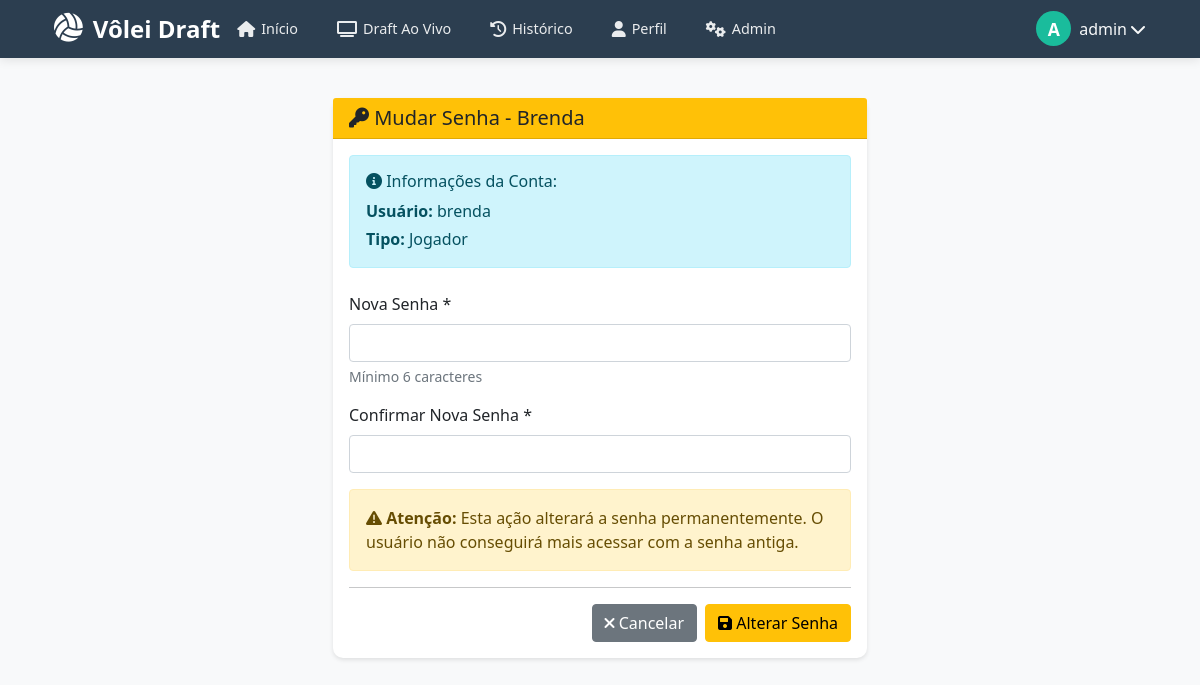
Screenshot of /admin/jogador/26/mudar_senha (signed in) with the database file from the repository.
### app.py (models this page shows, shortened)
class User(UserMixin, db.Model):
    id = db.Column(db.Integer, primary_key=True)
    username = db.Column(db.String(80), unique=True, nullable=False)
    password = db.Column(db.String(200), nullable=False)
    email = db.Column(db.String(120), unique=True, nullable=True)
    role = db.Column(db.String(20), nullable=False, default='jogador')
    jogador_id = db.Column(db.Integer, db.ForeignKey('jogador.id'))
    created_at = db.Column(db.DateTime, default=datetime.utcnow)
    last_login = db.Column(db.DateTime)
    foto_perfil = db.Column(db.String(200))
    jogador = db.relationship('Jogador', back_populates='user', uselist=False)

class Jogador(db.Model):
    id = db.Column(db.Integer, primary_key=True)
    nome = db.Column(db.String(100), nullable=False)
    apelido = db.Column(db.String(50))
    posicao = db.Column(db.String(50))
    nivel = db.Column(db.String(20), default='intermediario')
    telefone = db.Column(db.String(20))
    mensalista = db.Column(db.Boolean, default=False)
    mensalidade_paga = db.Column(db.Boolean, default=False)  # NOVO CAMPO
    data_inicio_mensalidade = db.Column(db.Date)  # NOVO CAMPO
    data_fim_mensalidade = db.Column(db.Date)  # NOVO CAMPO
    capitao = db.Column(db.Boolean, default=False)
    ordem_capitao = db.Column(db.Integer, default=0)
    ativo = db.Column(db.Boolean, default=True)
    data_cadastro = db.Column(db.DateTime, default=datetime.utcnow)
    rating = db.Column(db.Integer, default=1000)
    foto_perfil = db.Column(db.String(200))
    altura = db.Column(db.String(10))
    data_nascimento = db.Column(db.Date)
    cidade = db.Column(db.String(100))
    user = db.relationship('User', back_populates='jogador', uselist=False, cascade="all, delete-orphan")

### app.py (the view, shortened to what this page needs)
@app.route('/admin/jogador/<int:id>/mudar_senha', methods=['GET', 'POST'])
@admin_required
def mudar_senha_jogador(id):
    jogador = Jogador.query.get_or_404(id)
    if not jogador.user:
        flash('Jogador não possui usuário!', 'danger')
        return redirect(url_for('admin_jogadores'))
    return render_template('admin/mudar_senha.html', jogador=jogador)

### app.py (called while the page is built)
def admin_required(f):
    @wraps(f)
    def decorated_function(*args, **kwargs):
        if not current_user.is_authenticated or current_user.role != 'admin':
            flash('Acesso restrito a administradores!', 'danger')
            return redirect(url_for('login'))
        return f(*args, **kwargs)
    return decorated_function

@login_manager.user_loader
def load_user(user_id):
    return User.query.get(int(user_id))

@app.before_request
def check_profile_completion():
    if current_user.is_authenticated:
        exempt_routes = ['completar_perfil', 'logout', 'static', 'login']
        if request.endpoint in exempt_routes:
            return
        if current_user.role == 'admin':
            return
        if not current_user.jogador_id:
            if request.endpoint != 'completar_perfil':
                flash('Complete seu perfil de jogador para continuar.', 'info')
                return redirect(url_for('completar_perfil'))

@app.before_request
def verificar_permissao_capitao():
    if current_user.is_authenticated and current_user.jogador:
        if current_user.role == 'capitao' and not current_user.jogador.capitao:
            current_user.role = 'jogador'
            db.session.commit()
            print(f"⚠️ Corrigido: {current_user.username} não é mais capitão")
        elif current_user.jogador.capitao and current_user.role != 'capitao':
            current_user.role = 'capitao'
            db.session.commit()
            print(f"⚠️ Corrigido: {current_user.username} agora é capitão")

@app.context_processor
def utility_processor():
    return {
        'format_date': format_date_func,
        'get_jogador_nome': get_jogador_nome_func,
        'get_time_nome': get_time_nome_func,
        'get_posicao_display': get_posicao_display_func,
        'get_nivel_display': get_nivel_display_func,
        'calcular_idade': calcular_idade_func,
        'get_semana_atual': get_semana_atual,
        'datetime': datetime,
        'date': date,
        'get_dia_semana': get_dia_semana,
        'get_dia_semana_curto': get_dia_semana_curto,
        'obter_ciclo_das_configuracoes': obter_ciclo_das_configuracoes,
        'obter_jogadores_no_ciclo_atual': obter_jogadores_no_ciclo_atual,
    }

### templates/admin/mudar_senha.html (shortened to what this page needs)
{% extends "admin/base.html" %}
{% block admin_content %}
<div class="row justify-content-center">
    <div class="col-md-6">
        <div class="card">
            <div class="card-header bg-warning text-dark">
                <h5 class="mb-0">
                    <i class="fas fa-key"></i> Mudar Senha - {{ jogador.nome }}
                </h5>
            </div>
            <div class="card-body">
                <div class="alert alert-info mb-4">
                    <h6><i class="fas fa-info-circle"></i> Informações da Conta:</h6>
                    <p class="mb-1"><strong>Usuário:</strong> {{ jogador.user.username }}</p>
                    <p class="mb-0"><strong>Tipo:</strong> {{ jogador.user.role|title }}</p>
                </div>
                <form method="POST" action="{{ url_for('mudar_senha_jogador', id=jogador.id) }}">
                    <div class="mb-3">
                        <label for="nova_senha" class="form-label">Nova Senha *</label>
                        <input type="password" class="form-control" id="nova_senha" name="nova_senha"
                               minlength="6" required>
                        <div class="form-text">Mínimo 6 caracteres</div>
                    </div>
                    <div class="mb-3">
                        <label for="confirmar_senha" class="form-label">Confirmar Nova Senha *</label>
                        <input type="password" class="form-control" id="confirmar_senha" name="confirmar_senha"
                               minlength="6" required>
                    </div>
                    <div class="alert alert-warning">
                        <i class="fas fa-exclamation-triangle"></i>
                        <strong>Atenção:</strong> Esta ação alterará a senha permanentemente.
                        O usuário não conseguirá mais acessar com a senha antiga.
                    </div>
                    <hr>
                    <div class="d-grid gap-2 d-md-flex justify-content-md-end">
                        <a href="{{ url_for('admin_jogadores') }}" class="btn btn-secondary">
                            <i class="fas fa-times"></i> Cancelar
                        </a>
                        <button type="submit" class="btn btn-warning">
                            <i class="fas fa-save"></i> Alterar Senha
                        </button>
                    </div>
                </form>
            </div>
        </div>
    </div>
</div>
{% endblock %}

### templates/base.html (shortened to what this page needs)
<!DOCTYPE html>
<html lang="pt-BR">
<head>
    <link href="https://cdn.jsdelivr.net/npm/bootstrap@5.3.0/dist/css/bootstrap.min.css" rel="stylesheet">
    <link rel="stylesheet" href="https://cdn.jsdelivr.net/npm/bootstrap-icons@1.10.0/font/bootstrap-icons.css">
    <link href="https://cdn.jsdelivr.net/npm/bootstrap@5.1.3/dist/css/bootstrap.min.css" rel="stylesheet">
    <link rel="stylesheet" href="https://cdnjs.cloudflare.com/ajax/libs/font-awesome/6.0.0/css/all.min.css">
    <link rel="stylesheet" href="{{ url_for('static', filename='css/draft.css') }}">
</head>
<body>
    <nav class="nav-optimized">
        <div class="container">
            <div class="main-nav">
                <a class="nav-brand" href="{{ url_for('index') }}">
                    <i class="fas fa-volleyball-ball"></i>
                    <span>Vôlei Draft</span>
                </a>
                <ul class="nav-links">
                    <li class="nav-link-item">
                        <a class="nav-link {% if request.endpoint == 'index' %}active{% endif %}"
                        href="{{ url_for('index') }}">
                            <i class="fas fa-home"></i>
                            <span>Início</span>
                        </a>
                    </li>
                    <li class="nav-link-item">
                        <a class="nav-link {% if request.endpoint == 'draft_publico' %}active{% endif %}"
                        href="{{ url_for('draft_publico') }}">
                            <i class="fas fa-tv"></i>
                            <span>Draft Ao Vivo</span>
                        </a>
                    </li>
                    <li class="nav-link-item">
                        <a class="nav-link {% if request.endpoint == 'ver_times' %}active{% endif %}"
                        href="{{ url_for('ver_times') }}">
                            <i class="fas fa-history"></i>
                            <span>Histórico</span>
                        </a>
                    </li>
                    {% if current_user.is_authenticated %}
                    <li class="nav-link-item">
                        <a class="nav-link {% if request.endpoint == 'perfil' %}active{% endif %}"
                        href="{{ url_for('perfil') }}">
                            <i class="fas fa-user"></i>
                            <span>Perfil</span>
                        </a>
                    </li>
                    {% endif %}
                    {% if current_user.is_authenticated and current_user.role == 'admin' %}
                    <li class="nav-link-item">
                        <a class="nav-link {% if 'admin_' in request.endpoint %}active{% endif %}"
                        href="{{ url_for('admin_dashboard') }}">
                            <i class="fas fa-cogs"></i>
                            <span>Admin</span>
                        </a>
                    </li>
                    {% endif %}
                </ul>
                <div class="user-menu">
                    {% if current_user.is_authenticated %}
                    <div class="dropdown">
                        <button class="btn btn-link text-light p-0 d-flex align-items-center"
                                type="button"
                                id="userDropdown"
                                data-bs-toggle="dropdown"
                                aria-expanded="false"
                                style="text-decoration: none;">
                            {% if current_user.jogador and current_user.jogador.foto_perfil %}
                            <div class="me-2" title="{{ current_user.username }}">
                                <img src="{{ current_user.jogador.foto_perfil }}"
                                    alt="{{ current_user.username }}"
                                    style="width: 35px; height: 35px; border-radius: 50%; object-fit: cover; border: 2px solid rgba(255,255,255,0.3);">
                            </div>
                            {% else %}
                            <div class="user-avatar me-2" title="{{ current_user.username }}">
                                {{ current_user.username[0]|upper }}
                            </div>
                            {% endif %}
                            <span class="d-none d-md-inline me-1">{{ current_user.username }}</span>
                            <i class="fas fa-chevron-down"></i>
                        </button>
                    </div>
                    {% endif %}
                </div>
            </div>
        </div>
    </nav>
    <main class="container py-4">
        {% block content %}{% endblock %}
    </main>
</body>
</html>

### rows the page displays
User: username "A", username "admin"
Jogador: nome "Brenda"
User: user.username "brenda", user.role "Jogador"
